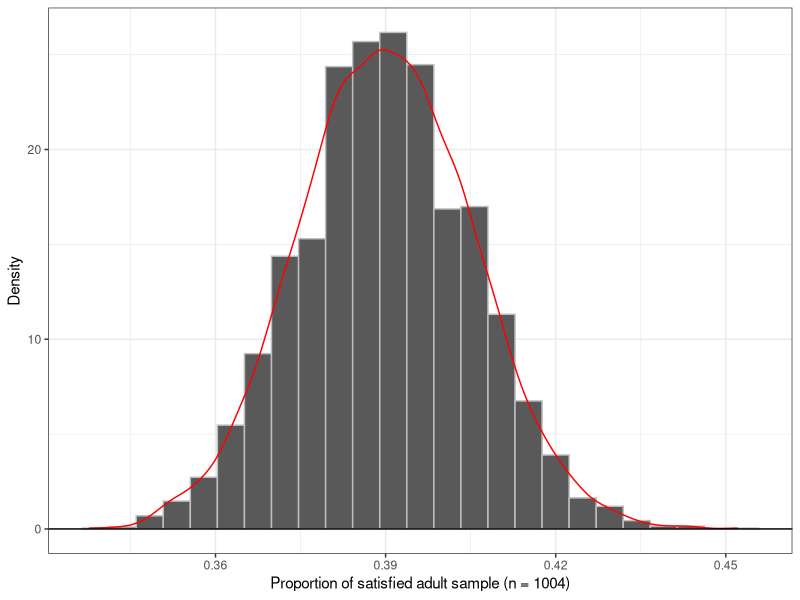
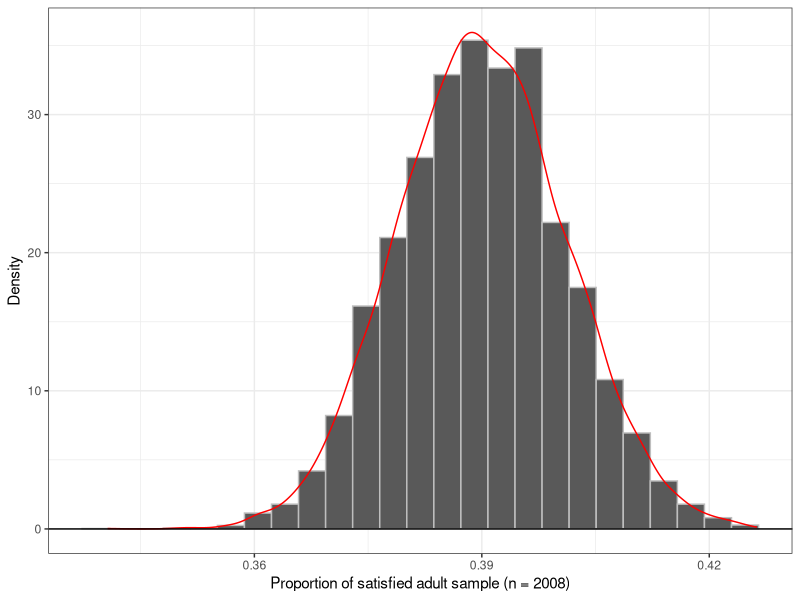
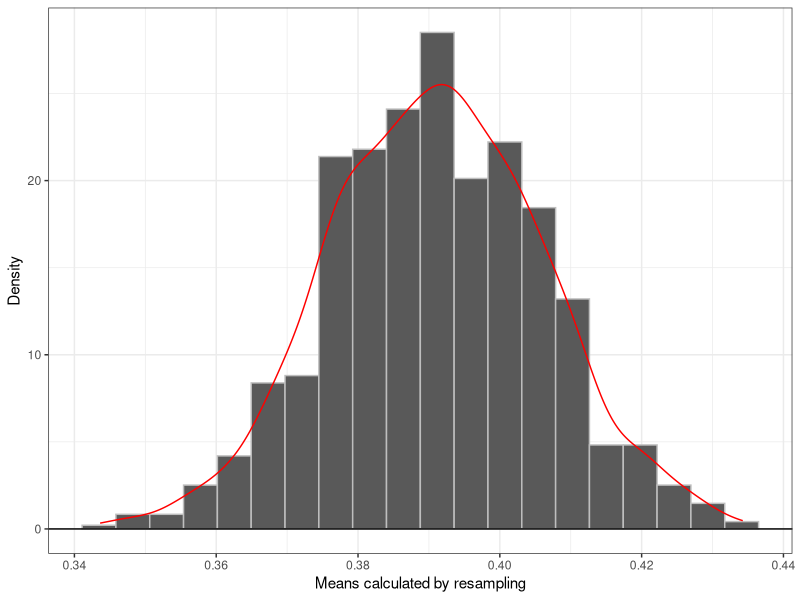

Recreate these plots in R, in order.
################################################################################
# LAB 10 R CODE
# YULIIA HELEVERIA
# MATH 240 - SPRING 2025
################################################################################

################################################################################
# Load Libraries
################################################################################
library(tidyverse)
library(ggplot2)

################################################################################
# TASK 1: Basic Simulation
################################################################################
#generate 10k polls for satisfaction with US world position
n.serveyed <- 1004 #sample size
probability <- 0.39
n.repeat <- 10000

#generate the poll completion 10,000 times
poll <- rbinom(n.repeat, n.serveyed, probability)

#put data into tibble for plotting
ggpoll <- tibble(poll)|>
  mutate(poll = poll/n.serveyed)#convert the data into proportion

#plot a histogram of sample proportion with superimposed density
plot.poll <- ggplot(data = ggpoll)+
  geom_histogram(aes(x = poll, y = after_stat(density)),
                 color="grey",
                 bins = 25)+ #histogram of generated polls
  geom_density(aes(x = poll),
               color = "red")+ #superimposed density
  scale_x_continuous(breaks = seq(0.3, 0.5, by = 0.03))+ #put ticks on y-axis
  geom_hline(yintercept = 0)+ #add y-intercept
  theme_bw()+
  xlab("Proportion of satisfied adult sample (n = 1004)")+ #add x and y label
  ylab("Density")

#calculate the range of middle 95%
lower <- quantile(ggpoll$poll, probs = 0.025)
upper <- quantile(ggpoll$poll, probs = 0.975)
middle.range <- upper-lower

#approximate the margin of error
error.margin <- middle.range/2 #divide the range by 2

#double the sample size and perform the same computation
double.serveyed <- 2008 #new sample size

#generate the poll completion 10,000 times
poll.double <- rbinom(n.repeat, double.serveyed, probability)

#put data into tibble for plotting
ggpoll.double <- tibble(poll.double)|>
  mutate(poll = poll.double/double.serveyed) #convert the data into proportion

#plot a histogram of sample proportion with superimposed density
plot.poll.double <- ggplot(data = ggpoll.double)+
  geom_histogram(aes(x = poll, y = after_stat(density)),
                 color="grey",
                 bins = 25)+ #histogram of generated polls
  geom_density(aes(x = poll),
               color = "red")+ #superimposed density
  scale_x_continuous(breaks = seq(0.3, 0.5, by = 0.03))+ #put ticks on y-axis
  geom_hline(yintercept = 0)+ #add y-intercept
  theme_bw()+
  xlab("Proportion of satisfied adult sample (n = 2008)")+ #add x and y label
  ylab("Density")

#calculate the range of middle 95%
lower2 <- quantile(ggpoll.double$poll, probs = 0.025)
upper2 <- quantile(ggpoll.double$poll, probs = 0.975)
middle.range2 <- upper2-lower2

#approximate the margin of error
error.margin2 <- middle.range2/2 #divide the range by 2

################################################################################
# TASK 2: Resampling
################################################################################
#create a data frame with data from Gallup survey
Gallup.survey <- tibble(id = 1:n.serveyed,
                        response = rep(NA, n.serveyed))

#input 39% satisfied, 59% dissatisfied, 2% no opinion
num.satisfied <- round(n.serveyed*0.39)
num.dissatisfied <- round(n.serveyed*0.59)
num.noop <- round(n.serveyed*0.02)

#input the satisfaction data 
for (i in 1:n.serveyed){
  if (i <= num.satisfied){ #input satisfied people
    Gallup.survey$response[i] = 1
  } else{ #input dissatisfied and no opinion people
    Gallup.survey$response[i] = 0
  }
}

#perform resampling
R <- 1000
resamples <- tibble(mean = numeric(R))

for (i in 1:R){ #do R resamples
  #collect a random resample
  curr.resample <- sample(x = Gallup.survey$response,
                     size = n.serveyed,
                     replace = T)
  #compute statistics on the resample
  resamples$mean[i] <- mean(curr.resample)
}

#plot a histogram of resulting proportions from resampling
resample.hist <- ggplot(data = resamples)+
  geom_histogram(aes(x=mean, y = after_stat(density)),
                 color="grey",
                 bins = 20)+ #histogram of resample statistics
  geom_density(aes(x= mean), color = "red")+ #superimpose density
  theme_bw()+ #remove gray background
  geom_hline(yintercept = 0)+
  ylab("Density")+ #add x and y labels 
  xlab("Means calculated by resampling")
      





